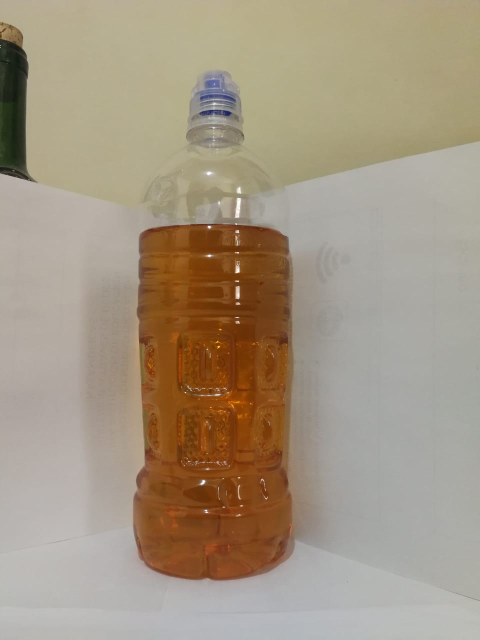
#> input picture Imagenes/1.jpeg, 960 x 1280 px (shown at 1/2 size)
$ python main.py   (older library calls are emulated)
#> lines starting #> are read from the running program, lines starting #| are printed output that depends on the picture; after the words box and inside, x2 and y2 are one past the last pixel; in counts of white or black regions, pixels touching at a corner belong together; long printed decimals are rounded
#> in obtener_distancia_focal, image is the input picture: shape (1280, 960, 3); mean B, G, R 130.4, 150.2, 163.9
### funciones.py
import numpy as np
import constantes as const
import cv2


def escribir_texto(imagen, texto, x, y):

    font = cv2.FONT_HERSHEY_SIMPLEX
    cv2.putText(imagen, texto, (x, y), font, 0.6, (0, 0, 255), 1, cv2.LINE_AA)


def transformacion(imagen):

    # Cambiar imagen original a escala de gris
    img_gray = cv2.cvtColor(imagen, cv2.COLOR_BGR2GRAY)
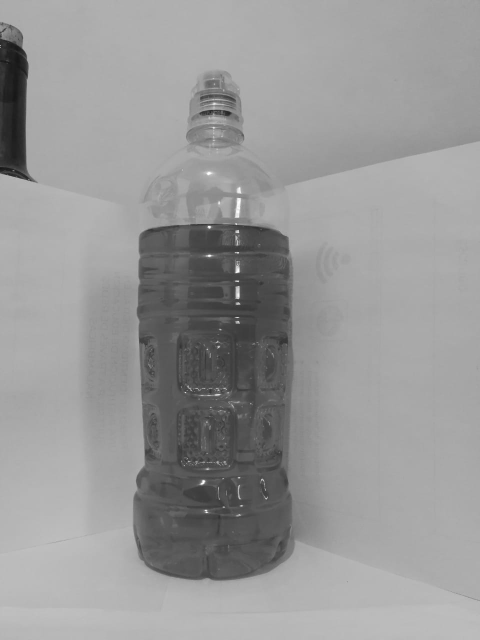
#> img_gray: shape (1280, 960) (shown at 1/2 size); min 22, max 255, mean 152.1

    # Binarizar imagen
    thresh, img_binarizada = cv2.threshold(img_gray, 220, 255, cv2.THRESH_BINARY | cv2.THRESH_OTSU)
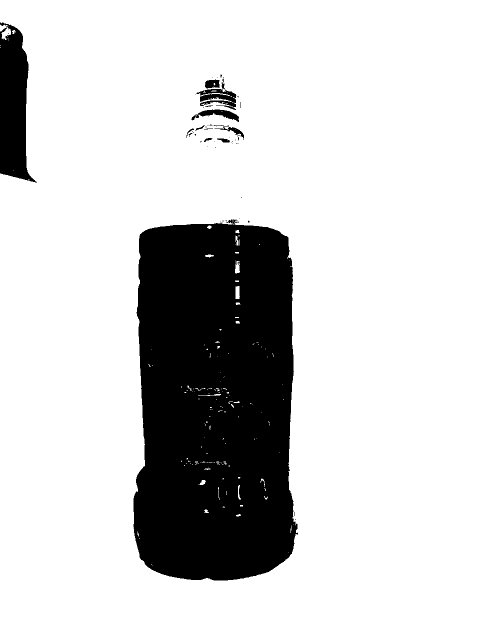
#> img_binarizada: shape (1280, 960) (shown at 1/2 size); 81.3% white; 54 black regions (42 under 20 px), largest, box (x1, y1, x2, y2) and area: (267, 438, 596, 1161) 210205, (0, 45, 74, 365) 15361, (393, 165, 472, 220) 1767
#> thresh = 124

    # Crear un kernel de '21'
    kernel = np.ones((21, 21), np.uint8)

    # Se aplica la transformacion open
    img_open = cv2.morphologyEx(img_binarizada, cv2.MORPH_OPEN, kernel)
#> img_open: shape (1280, 960); 80.6% white; 4 black regions (1 under 20 px), largest, box (x1, y1, x2, y2) and area: (267, 436, 596, 1161) 212921, (0, 45, 74, 365) 15825, (373, 149, 488, 296) 10181

    # Se aplica la transformacion close
    img_close = cv2.morphologyEx(img_open, cv2.MORPH_CLOSE, kernel)
#> img_close: shape (1280, 960); 80.6% white; 3 black regions, box (x1, y1, x2, y2) and area: (267, 440, 595, 1161) 212847, (0, 47, 56, 355) 15551, (383, 155, 478, 285) 9615

    img_invertida = cv2.bitwise_not(img_close)
#> img_invertida: shape (1280, 960); 19.4% white; 3 white regions

    return img_invertida


def obtener_contorno(imagen):

    # Obtener contornos
    imagen, ctrs, hier = cv2.findContours(imagen.copy(), cv2.RETR_EXTERNAL, cv2.CHAIN_APPROX_SIMPLE)

    if len(ctrs) > 0:
        return max(ctrs, key=cv2.contourArea)

    return None


def distance_to_camera(knownWidth, focal_length, perWidth):

    distance = round((knownWidth * focal_length) / perWidth, 2)
    return distance


def obtener_distancia_focal():

    # Se carga imagen de referencia
    image = cv2.imread(const.IMAGEN_REFERENCIA)
    imagen_transformada = transformacion(image)

    (_, cnts, _) = cv2.findContours(imagen_transformada.copy(), cv2.RETR_LIST, cv2.CHAIN_APPROX_SIMPLE)
#> cnts = 3 contours; box (x1, y1, x2, y2) and area: (267, 440, 595, 1161) 211892, (0, 47, 56, 355) 15207, (383, 155, 478, 285) 9408

    if len(cnts) > 0:
        c = max(cnts, key=cv2.contourArea)
#> c = contour of 399 points, box (x1, y1, x2, y2) (267, 440, 595, 1161), area 211892
        marker = cv2.minAreaRect(c)
#> marker = ((426.4, 800.5), (326.5, 719.8), -1.01)
    '''
    xo, yo, ancho, alto = cv2.boundingRect(c)
    cv2.rectangle(image, (xo, yo), (xo + ancho, yo + alto), (255, 0, 0), 2)
    cv2.imshow("sdsa", image)
    print(marker)
    print(marker[1][0])
    '''

    if marker:
        focal_length = (marker[1][0] * const.DISTANCIA_BOTELLA) / const.ANCHO_BOTELLA
#> focal_length = 734.6

    return focal_length


def calcular_volumen(pixeles_blancos):

    volumen = const.VOLUMEN_LIQUIDO_CONOCIDO * pixeles_blancos  / (const.PIXELES_LIQUIDO_CONOCIDO)

    return round(volumen ,2) - const.ML_FALSOS_BASE   #se le resta los ml que estan de exceso por la base de la botella

### main.py
import funciones as funcion
import constantes as const
import numpy as np
import cv2

# Calcular distancia focal
distancia_focal = funcion.obtener_distancia_focal()
#> distancia_focal = 734.6
print(distancia_focal)
#| 734.648
# Empieza captura
captura = cv2.VideoCapture(0)

while True:

    # Leer frame
    ret, frame_original = captura.read()
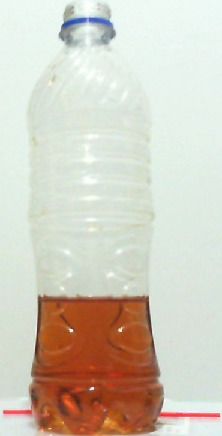
#> input picture Imagenes/b1.jpeg, 222 x 436 px, given in place of the camera
#> frame_original is the input picture: shape (436, 222, 3); mean B, G, R 189.7, 203.6, 210

    img = funcion.transformacion(frame_original)
#> in transformacion (call 2), `thresh, img_binarizada = cv2.threshold(img_gray, 220, 255, cv2.THRESH_..`:
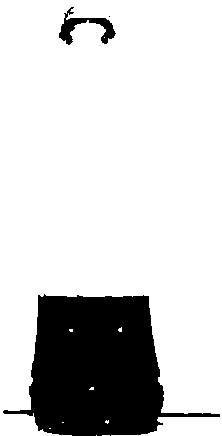
#> img_binarizada: shape (436, 222); 81.6% white; 3 black regions (1 under 20 px), largest, box (x1, y1, x2, y2) and area: (3, 294, 220, 436) 17155, (59, 7, 116, 45) 691
#> in transformacion (call 2), `thresh, img_binarizada = cv2.threshold(img_gray, 220, 255, cv2.THRESH_..`: thresh = 163
#> in transformacion (call 2), `img_open = cv2.morphologyEx(img_binarizada, cv2.MORPH_OPEN, kernel)`: img_open: shape (436, 222); 80.9% white; 2 black regions, box (x1, y1, x2, y2) and area: (0, 294, 222, 436) 17578, (59, 0, 116, 45) 876
#> in transformacion (call 2), `img_close = cv2.morphologyEx(img_open, cv2.MORPH_CLOSE, kernel)`:
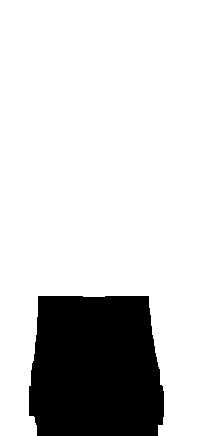
#> img_close: shape (436, 222); 82.2% white; 1 black region, box (x1, y1, x2, y2) and area: (29, 296, 164, 436) 17227
#> in transformacion (call 2), `img_invertida = cv2.bitwise_not(img_close)`: img_invertida: shape (436, 222); 17.8% white; 1 white region

    # Obtener contorno mas grande
    contornoMayor = funcion.obtener_contorno(img)
#> in obtener_contorno, `imagen, ctrs, hier = cv2.findContours(imagen.copy(), cv2.RETR_EXTERNAL..`: ctrs = 1 contour; box (x1, y1, x2, y2) and area: (29, 296, 164, 436) 16967
#> contornoMayor = contour of 65 points, box (x1, y1, x2, y2) (29, 296, 164, 436), area 16967

    pixeles_blancos = 0
    distancia_botella = 0

    if len(contornoMayor) > 0:

        # Obtenemos el roi en base a el contorno obtenido
        xo, yo, ancho, alto = cv2.boundingRect(contornoMayor)
#> xo = 29; yo = 296; ancho = 135; alto = 140
        cv2.rectangle(frame_original, (xo, yo), (xo + ancho, yo + alto), (255, 0, 0), 2)
#> frame_original: shape (436, 222, 3); 1.42% of pixels changed, all inside (x1, y1, x2, y2) = (28, 295, 166, 436)
        liquido = img[yo:yo+alto, xo:xo+ancho]
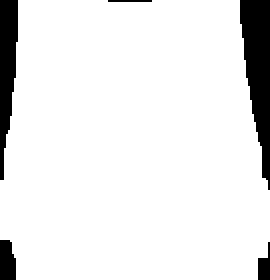
#> liquido: shape (140, 135) (shown 2 times larger); 91.1% white; 5 black regions, box (x1, y1, x2, y2) and area: (120, 0, 135, 95) 884, (0, 0, 9, 90) 550, (0, 120, 8, 140) 143, (129, 121, 135, 140) 74, (54, 0, 76, 1) 22
        cv2.imshow("ROI Liquido", liquido)

        # Se obtiene la cantidad de pixeles blancos
        pixeles_blancos = np.sum(liquido == 255)
#> pixeles_blancos = 17227

        # Calcular la distancia entre la botella y la cámara
        marker = cv2.minAreaRect(contornoMayor)
#> marker = ((96, 365.5), (139, 134), -90)
        distancia_botella = funcion.distance_to_camera(const.ANCHO_BOTELLA, distancia_focal, marker[1][0])  -2
#> in distance_to_camera, `distance = round((knownWidth * focal_length) / perWidth, 2)`: distance = 42.28
#> distancia_botella = 40.28

    volumen_liquido = funcion.calcular_volumen(pixeles_blancos)
#> in calcular_volumen, `volumen = const.VOLUMEN_LIQUIDO_CONOCIDO * pixeles_blancos  / (const.P..`: volumen = 392.5
#> volumen_liquido = 332.5

    # Escribo datos en pantalla
    funcion.escribir_texto(frame_original, "Pixeles Liquido   : "+str(pixeles_blancos)   + " px " , 20,20)
    funcion.escribir_texto(frame_original, "Volumen Liquido   : "+str(volumen_liquido)   + " ml" , 20,40)
    funcion.escribir_texto(frame_original, "Distancia Botella : "+str(distancia_botella) + " cm " , 20,60)
#> call 3 of escribir_texto, with texto = 'Distancia Botella : 40.28 cm ', x = 20, y = 60
#> in escribir_texto (call 3), `cv2.putText(imagen, texto, (x, y), font, 0.6, (0, 0, 255), 1, cv2.LINE..`:
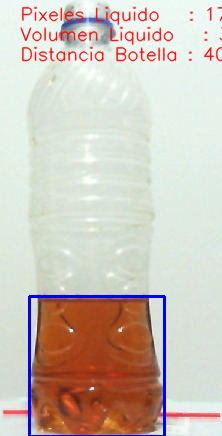
#> imagen: shape (436, 222, 3); mean B, G, R 187.3, 197.3, 207.6

    # Muestra frame nuevo
    cv2.imshow("Video", frame_original)

    # Termina presionando la tecla Esc
    key = cv2.waitKey(33)
#> (key Esc is pressed here)
    if key == 27:
        break

cv2.destroyAllWindows()
